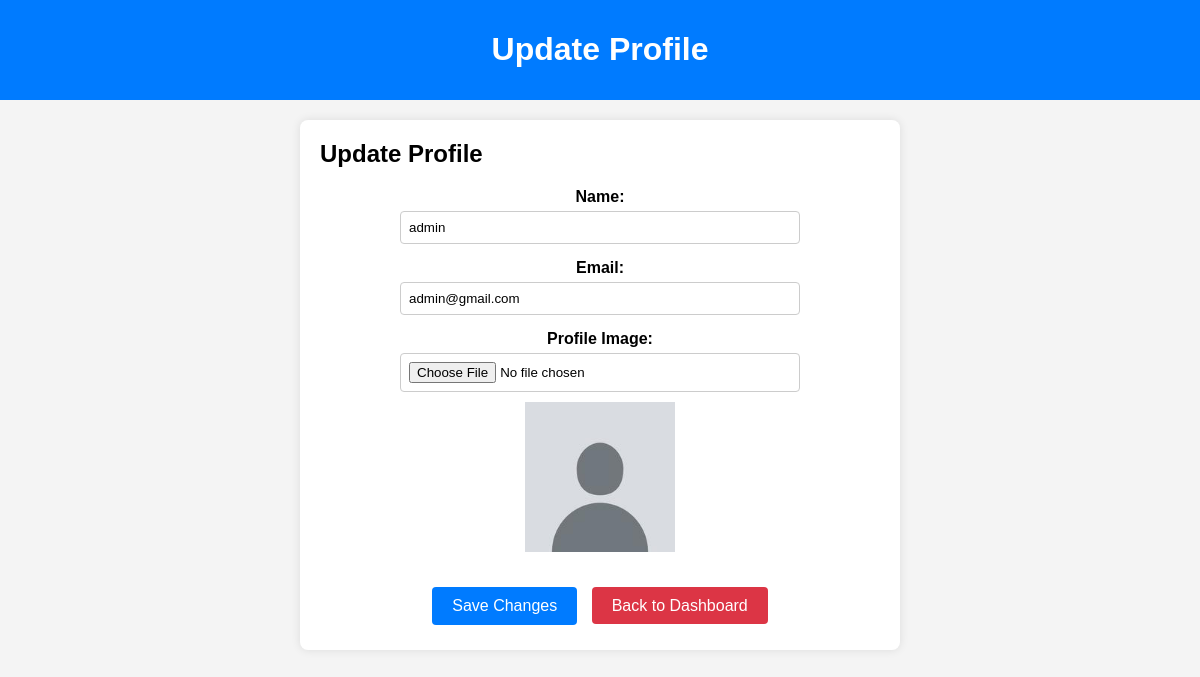
/admin/update_profile.php (signed in), run on the app's committed database.
### tables this page shows
CREATE TABLE `users` (
  `id` int(11) NOT NULL,
  `name` varchar(255) NOT NULL,
  `email` varchar(255) NOT NULL,
  `email_verified` tinyint(1) DEFAULT 0,
  `password` varchar(255) NOT NULL,
  `user_type` enum('admin','doctor','patient') NOT NULL,
  `created_at` timestamp NOT NULL DEFAULT current_timestamp(),
  `updated_at` timestamp NOT NULL DEFAULT current_timestamp() ON UPDATE current_timestamp(),
  `image` varchar(255) DEFAULT 'default_images/default.jpg'
);

### admin/update_profile.php (the view, shortened to what this page needs)
<?php
include '../db.php';
$user_id = $_SESSION['user_id'];
$stmt = $pdo->prepare("SELECT name, email, image FROM users WHERE id = ?");
$stmt->execute([$user_id]);
$user = $stmt->fetch();
?>
<!DOCTYPE html>
<html lang="en">
<head>
</head>
<body>
<div class="navbar">
    <h1>Update Profile</h1>
</div>
<div class="container">
    <div class="card">
        <h2>Update Profile</h2>
        <form action="" method="post" enctype="multipart/form-data">
            <div class="form-group">
                <label for="name">Name:</label>
                <input type="text" id="name" name="name" value="<?php echo htmlspecialchars($user['name']); ?>" required>
            </div>
            <div class="form-group">
                <label for="email">Email:</label>
                <input type="email" id="email" name="email" value="<?php echo htmlspecialchars($user['email']); ?>" required>
            </div>
            <div class="form-group">
                <label for="image">Profile Image:</label>
                <input type="file" id="image" name="image" accept="image/*">
                <?php if ($user['image']): ?>
                    <img src="../uploads/<?php echo htmlspecialchars($user['image']); ?>" alt="Profile Image" class="profile-image">
                <?php endif; ?>
            </div>
            <div class="button-group">
                <button type="submit" class="save-button">Save Changes</button>
                <a href="admin_dashboard.php" class="cancel-button">Back to Dashboard</a>
            </div>
        </form>
    </div>
</div>
</body>
</html>

### admin/update_profile.php (style rules this page uses)
body { font-family: Arial, sans-serif; background-color: #f4f4f4; margin: 0; padding: 0; }
.navbar { background-color: #007bff; padding: 10px; color: white; text-align: center; }
.container { padding: 20px; max-width: 600px; margin: 0 auto; }
.card { background: #fff; padding: 20px; border-radius: 8px; box-shadow: 0 0 10px rgba(0, 0, 0, 0.1); margin-bottom: 20px; }
.card h2 { margin-top: 0; }
.form-group { margin-bottom: 15px; display: flex; flex-direction: column; align-items: center; }
.form-group label { display: block; margin-bottom: 5px; font-weight: bold; text-align: center; }
.form-group input[type="text"], .form-group input[type="email"], .form-group input[type="file"] { width: 100%; max-width: 400px; padding: 8px; border-radius: 4px; border: 1px solid #ccc; box-sizing: border-box; }
.button-group { text-align: center; margin-top: 20px; }
.button-group button, .button-group a { padding: 10px 20px; margin: 5px; border-radius: 4px; text-decoration: none; color: white; font-size: 16px; cursor: pointer; }
.save-button { background-color: #007bff; border: none; outline: none; }
.cancel-button { background-color: #dc3545; }
.profile-image { display: block; max-width: 150px; margin: 10px auto; }

### data on the page
users: name "admin", email "admin@gmail.com", image (placeholder picture)
